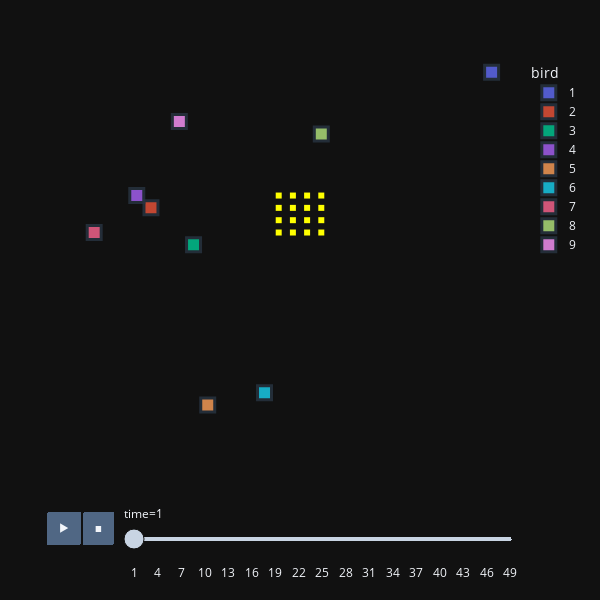

Notebook source saved alongside this figure:
### Markdown cell above
Test one of the simulations by animating it.

### Code cell
communicators = ft.object_from_data(sim.all_birdsDF, sim.all_rewardsDF)
ft.animate_birds(communicators, plot_rewards=True,
                  width = 600, height = 600, point_size = 10)

### Figure 1 — Plotly figure (JSON) as saved in the notebook; plotly's stock layout.template omitted (floating-point values rounded to 4 significant figures)
{"data": [{"hovertemplate": "bird=1<br>time=1<br>x=%{x}<br>y=%{y}<extra></extra>", "legendgroup": "1", "marker": {"color": "#636efa", "line": {"width": 3}, "opacity": 0.8, "size": 14, "symbol": "square"}, "mode": "markers", "name": "1", "orientation": "v", "showlegend": true, "type": "scatter", "x": [28], "xaxis": "x", "y": [29], "yaxis": "y"}, {"hovertemplate": "bird=2<br>time=1<br>x=%{x}<br>y=%{y}<extra></extra>", "legendgroup": "2", "marker": {"color": "#EF553B", "line": {"width": 3}, "opacity": 0.8, "size": 14, "symbol": "square"}, "mode": "markers", "name": "2", "orientation": "v", "showlegend": true, "type": "scatter", "x": [4], "xaxis": "x", "y": [18], "yaxis": "y"}, {"hovertemplate": "bird=3<br>time=1<br>x=%{x}<br>y=%{y}<extra></extra>", "legendgroup": "3", "marker": {"color": "#00cc96", "line": {"width": 3}, "opacity": 0.8, "size": 14, "symbol": "square"}, "mode": "markers", "name": "3", "orientation": "v", "showlegend": true, "type": "scatter", "x": [7], "xaxis": "x", "y": [15], "yaxis": "y"}, {"hovertemplate": "bird=4<br>time=1<br>x=%{x}<br>y=%{y}<extra></extra>", "legendgroup": "4", "marker": {"color": "#ab63fa", "line": {"width": 3}, "opacity": 0.8, "size": 14, "symbol": "square"}, "mode": "markers", "name": "4", "orientation": "v", "showlegend": true, "type": "scatter", "x": [3], "xaxis": "x", "y": [19], "yaxis": "y"}, {"hovertemplate": "bird=5<br>time=1<br>x=%{x}<br>y=%{y}<extra></extra>", "legendgroup": "5", "marker": {"color": "#FFA15A", "line": {"width": 3}, "opacity": 0.8, "size": 14, "symbol": "square"}, "mode": "markers", "name": "5", "orientation": "v", "showlegend": true, "type": "scatter", "x": [8], "xaxis": "x", "y": [2], "yaxis": "y"}, {"hovertemplate": "bird=6<br>time=1<br>x=%{x}<br>y=%{y}<extra></extra>", "legendgroup": "6", "marker": {"color": "#19d3f3", "line": {"width": 3}, "opacity": 0.8, "size": 14, "symbol": "square"}, "mode": "markers", "name": "6", "orientation": "v", "showlegend": true, "type": "scatter", "x": [12], "xaxis": "x", "y": [3], "yaxis": "y"}, {"hovertemplate": "bird=7<br>time=1<br>x=%{x}<br>y=%{y}<extra></extra>", "legendgroup": "7", "marker": {"color": "#FF6692", "line": {"width": 3}, "opacity": 0.8, "size": 14, "symbol": "square"}, "mode": "markers", "name": "7", "orientation": "v", "showlegend": true, "type": "scatter", "x": [0], "xaxis": "x", "y": [16], "yaxis": "y"}, {"hovertemplate": "bird=8<br>time=1<br>x=%{x}<br>y=%{y}<extra></extra>", "legendgroup": "8", "marker": {"color": "#B6E880", "line": {"width": 3}, "opacity": 0.8, "size": 14, "symbol": "square"}, "mode": "markers", "name": "8", "orientation": "v", "showlegend": true, "type": "scatter", "x": [16], "xaxis": "x", "y": [24], "yaxis": "y"}, {"hovertemplate": "bird=9<br>time=1<br>x=%{x}<br>y=%{y}<extra></extra>", "legendgroup": "9", "marker": {"color": "#FF97FF", "line": {"width": 3}, "opacity": 0.8, "size": 14, "symbol": "square"}, "mode": "markers", "name": "9", "orientation": "v", "showlegend": true, "type": "scatter", "x": [6], "xaxis": "x", "y": [25], "yaxis": "y"}, {"hovertemplate": "bird=reward<br>time=1<br>x=%{x}<br>y=%{y}<extra></extra>", "legendgroup": "reward", "marker": {"color": "yellow", "symbol": "square"}, "mode": "markers", "name": "reward", "orientation": "v", "showlegend": false, "type": "scatter", "x": [13, 14, 15, 16, 13, 14, 15, 16, 13, 14, 15, 16, 13, 14, 15, 16], "xaxis": "x", "y": [16, 16, 16, 16, 17, 17, 17, 17, 18, 18, 18, 18, 19, 19, 19, 19], "yaxis": "y"}], "layout": {"autosize": false, "height": 600, "legend": {"title": {"text": "bird"}, "tracegroupgap": 0}, "margin": {"t": 60}, "sliders": [{"active": 0, "currentvalue": {"prefix": "time="}, "len": 0.9, "pad": {"b": 10, "t": 60}, "steps": [{"args": [["1"], {"frame": {"duration": 0, "redraw": false}, "fromcurrent": true, "mode": "immediate", "transition": {"duration": 0, "easing": "linear"}}], "label": "1", "method": "animate"}, {"args": [["2"], {"frame": {"duration": 0, "redraw": false}, "fromcurrent": true, "mode": "immediate", "transition": {"duration": 0, "easing": "linear"}}], "label": "2", "method": "animate"}, {"args": [["3"], {"frame": {"duration": 0, "redraw": false}, "fromcurrent": true, "mode": "immediate", "transition": {"duration": 0, "easing": "linear"}}], "label": "3", "method": "animate"}, {"args": [["4"], {"frame": {"duration": 0, "redraw": false}, "fromcurrent": true, "mode": "immediate", "transition": {"duration": 0, "easing": "linear"}}], "label": "4", "method": "animate"}, {"args": [["5"], {"frame": {"duration": 0, "redraw": false}, "fromcurrent": true, "mode": "immediate", "transition": {"duration": 0, "easing": "linear"}}], "label": "5", "method": "animate"}, {"args": [["6"], {"frame": {"duration": 0, "redraw": false}, "fromcurrent": true, "mode": "immediate", "transition": {"duration": 0, "easing": "linear"}}], "label": "6", "method": "animate"}, {"args": [["7"], {"frame": {"duration": 0, "redraw": false}, "fromcurrent": true, "mode": "immediate", "transition": {"duration": 0, "easing": "linear"}}], "label": "7", "method": "animate"}, {"args": [["8"], {"frame": {"duration": 0, "redraw": false}, "fromcurrent": true, "mode": "immediate", "transition": {"duration": 0, "easing": "linear"}}], "label": "8", "method": "animate"}, {"args": [["9"], {"frame": {"duration": 0, "redraw": false}, "fromcurrent": true, "mode": "immediate", "transition": {"duration": 0, "easing": "linear"}}], "label": "9", "method": "animate"}, {"args": [["10"], {"frame": {"duration": 0, "redraw": false}, "fromcurrent": true, "mode": "immediate", "transition": {"duration": 0, "easing": "linear"}}], "label": "10", "method": "animate"}, {"args": [["11"], {"frame": {"duration": 0, "redraw": false}, "fromcurrent": true, "mode": "immediate", "transition": {"duration": 0, "easing": "linear"}}], "label": "11", "method": "animate"}, {"args": [["12"], {"frame": {"duration": 0, "redraw": false}, "fromcurrent": true, "mode": "immediate", "transition": {"duration": 0, "easing": "linear"}}], "label": "12", "method": "animate"}, {"args": [["13"], {"frame": {"duration": 0, "redraw": false}, "fromcurrent": true, "mode": "immediate", "transition": {"duration": 0, "easing": "linear"}}], "label": "13", "method": "animate"}, {"args": [["14"], {"frame": {"duration": 0, "redraw": false}, "fromcurrent": true, "mode": "immediate", "transition": {"duration": 0, "easing": "linear"}}], "label": "14", "method": "animate"}, {"args": [["15"], {"frame": {"duration": 0, "redraw": false}, "fromcurrent": true, "mode": "immediate", "transition": {"duration": 0, "easing": "linear"}}], "label": "15", "method": "animate"}, {"args": [["16"], {"frame": {"duration": 0, "redraw": false}, "fromcurrent": true, "mode": "immediate", "transition": {"duration": 0, "easing": "linear"}}], "label": "16", "method": "animate"}, {"args": [["17"], {"frame": {"duration": 0, "redraw": false}, "fromcurrent": true, "mode": "immediate", "transition": {"duration": 0, "easing": "linear"}}], "label": "17", "method": "animate"}, {"args": [["18"], {"frame": {"duration": 0, "redraw": false}, "fromcurrent": true, "mode": "immediate", "transition": {"duration": 0, "easing": "linear"}}], "label": "18", "method": "animate"}, {"args": [["19"], {"frame": {"duration": 0, "redraw": false}, "fromcurrent": true, "mode": "immediate", "transition": {"duration": 0, "easing": "linear"}}], "label": "19", "method": "animate"}, {"args": [["20"], {"frame": {"duration": 0, "redraw": false}, "fromcurrent": true, "mode": "immediate", "transition": {"duration": 0, "easing": "linear"}}], "label": "20", "method": "animate"}, {"args": [["21"], {"frame": {"duration": 0, "redraw": false}, "fromcurrent": true, "mode": "immediate", "transition": {"duration": 0, "easing": "linear"}}], "label": "21", "method": "animate"}, {"args": [["22"], {"frame": {"duration": 0, "redraw": false}, "fromcurrent": true, "mode": "immediate", "transition": {"duration": 0, "easing": "linear"}}], "label": "22", "method": "animate"}, {"args": [["23"], {"frame": {"duration": 0, "redraw": false}, "fromcurrent": true, "mode": "immediate", "transition": {"duration": 0, "easing": "linear"}}], "label": "23", "method": "animate"}, {"args": [["24"], {"frame": {"duration": 0, "redraw": false}, "fromcurrent": true, "mode": "immediate", "transition": {"duration": 0, "easing": "linear"}}], "label": "24", "method": "animate"}, {"args": [["25"], {"frame": {"duration": 0, "redraw": false}, "fromcurrent": true, "mode": "immediate", "transition": {"duration": 0, "easing": "linear"}}], "label": "25", "method": "animate"}, {"args": [["26"], {"frame": {"duration": 0, "redraw": false}, "fromcurrent": true, "mode": "immediate", "transition": {"duration": 0, "easing": "linear"}}], "label": "26", "method": "animate"}, {"args": [["27"], {"frame": {"duration": 0, "redraw": false}, "fromcurrent": true, "mode": "immediate", "transition": {"duration": 0, "easing": "linear"}}], "label": "27", "method": "animate"}, {"args": [["28"], {"frame": {"duration": 0, "redraw": false}, "fromcurrent": true, "mode": "immediate", "transition": {"duration": 0, "easing": "linear"}}], "label": "28", "method": "animate"}, {"args": [["29"], {"frame": {"duration": 0, "redraw": false}, "fromcurrent": true, "mode": "immediate", "transition": {"duration": 0, "easing": "linear"}}], "label": "29", "method": "animate"}, {"args": [["30"], {"frame": {"duration": 0, "redraw": false}, "fromcurrent": true, "mode": "immediate", "transition": {"duration": 0, "easing": "linear"}}], "label": "30", "method": "animate"}, {"args": [["31"], {"frame": {"duration": 0, "redraw": false}, "fromcurrent": true, "mode": "immediate", "transition": {"duration": 0, "easing": "linear"}}], "label": "31", "method": "animate"}, {"args": [["32"], {"frame": {"duration": 0, "redraw": false}, "fromcurrent": true, "mode": "immediate", "transition": {"duration": 0, "easing": "linear"}}], "label": "32", "method": "animate"}, {"args": [["33"], {"frame": {"duration": 0, "redraw": false}, "fromcurrent": true, "mode": "immediate", "transition": {"duration": 0, "easing": "linear"}}], "label": "33", "method": "animate"}, {"args": [["34"], {"frame": {"duration": 0, "redraw": false}, "fromcurrent": true, "mode": "immediate", "transition": {"duration": 0, "easing": "linear"}}], "label": "34", "method": "animate"}, {"args": [["35"], {"frame": {"duration": 0, "redraw": false}, "fromcurrent": true, "mode": "immediate", "transition": {"duration": 0, "easing": "linear"}}], "label": "35", "method": "animate"}, {"args": [["36"], {"frame": {"duration": 0, "redraw": false}, "fromcurrent": true, "mode": "immediate", "transition": {"duration": 0, "easing": "linear"}}], "label": "36", "method": "animate"}, {"args": [["37"], {"frame": {"duration": 0, "redraw": false}, "fromcurrent": true, "mode": "immediate", "transition": {"duration": 0, "easing": "linear"}}], "label": "37", "method": "animate"}, {"args": [["38"], {"frame": {"duration": 0, "redraw": false}, "fromcurrent": true, "mode": "immediate", "transition": {"duration": 0, "easing": "linear"}}], "label": "38", "method": "animate"}, {"args": [["39"], {"frame": {"duration": 0, "redraw": false}, "fromcurrent": true, "mode": "immediate", "transition": {"duration": 0, "easing": "linear"}}], "label": "39", "method": "animate"}, {"args": [["40"], {"frame": {"duration": 0, "redraw": false}, "fromcurrent": true, "mode": "immediate", "transition": {"duration": 0, "easing": "linear"}}], "label": "40", "method": "animate"}, {"args": [["41"], {"frame": {"duration": 0, "redraw": false}, "fromcurrent": true, "mode": "immediate", "transition": {"duration": 0, "easing": "linear"}}], "label": "41", "method": "animate"}, {"args": [["42"], {"frame": {"duration": 0, "redraw": false}, "fromcurrent": true, "mode": "immediate", "transition": {"duration": 0, "easing": "linear"}}], "label": "42", "method": "animate"}, {"args": [["43"], {"frame": {"duration": 0, "redraw": false}, "fromcurrent": true, "mode": "immediate", "transition": {"duration": 0, "easing": "linear"}}], "label": "43", "method": "animate"}, {"args": [["44"], {"frame": {"duration": 0, "redraw": false}, "fromcurrent": true, "mode": "immediate", "transition": {"duration": 0, "easing": "linear"}}], "label": "44", "method": "animate"}, {"args": [["45"], {"frame": {"duration": 0, "redraw": false}, "fromcurrent": true, "mode": "immediate", "transition": {"duration": 0, "easing": "linear"}}], "label": "45", "method": "animate"}, {"args": [["46"], {"frame": {"duration": 0, "redraw": false}, "fromcurrent": true, "mode": "immediate", "transition": {"duration": 0, "easing": "linear"}}], "label": "46", "method": "animate"}, {"args": [["47"], {"frame": {"duration": 0, "redraw": false}, "fromcurrent": true, "mode": "immediate", "transition": {"duration": 0, "easing": "linear"}}], "label": "47", "method": "animate"}, {"args": [["48"], {"frame": {"duration": 0, "redraw": false}, "fromcurrent": true, "mode": "immediate", "transition": {"duration": 0, "easing": "linear"}}], "label": "48", "method": "animate"}, {"args": [["49"], {"frame": {"duration": 0, "redraw": false}, "fromcurrent": true, "mode": "immediate", "transition": {"duration": 0, "easing": "linear"}}], "label": "49", "method": "animate"}], "x": 0.1, "xanchor": "left", "y": 0, "yanchor": "top"}], "updatemenus": [{"buttons": [{"args": [null, {"frame": {"duration": 500, "redraw": false}, "fromcurrent": true, "mode": "immediate", "transition": {"duration": 0, "easing": "linear"}}], "label": "&#9654;", "method": "animate"}, {"args": [[null], {"frame": {"duration": 0, "redraw": false}, "fromcurrent": true, "mode": "immediate", "transition": {"duration": 0, "easing": "linear"}}], "label": "&#9724;", "method": "animate"}], "direction": "left", "pad": {"r": 10, "t": 70}, "showactive": false, "type": "buttons", "x": 0.1, "xanchor": "right", "y": 0, "yanchor": "top"}], "width": 600, "xaxis": {"anchor": "y", "domain": [0, 1], "range": [-1, 30], "showgrid": false, "showticklabels": false, "ticks": "", "title": {"text": ""}, "zeroline": false}, "yaxis": {"anchor": "x", "domain": [0, 1], "range": [-1, 30], "showgrid": false, "showticklabels": false, "ticks": "", "title": {"text": ""}, "zeroline": false}}}
